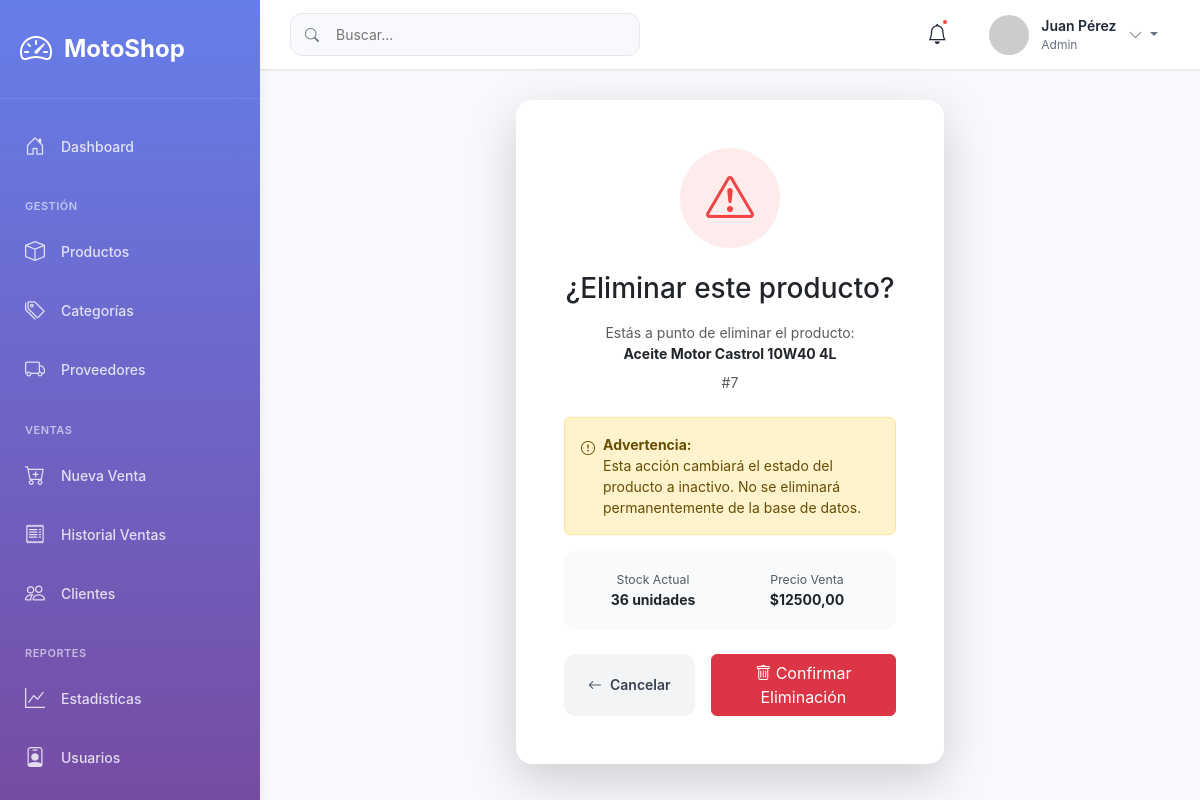
The app's page /inventario/productos/eliminar/8/ (signed in) with its own data.
### apps/inventario/models.py (models this page shows, shortened)
class Producto(models.Model):
    codigo = models.IntegerField(unique=True)
    descripcion = models.TextField(blank=True, null=True)
    precio_costo = models.DecimalField(max_digits=10, decimal_places=2)
    precio_venta = models.DecimalField(max_digits=10, decimal_places=2)
    stock = models.IntegerField(default=0)
    stock_minimo = models.IntegerField(default=5, help_text='Stock mínimo para alertas')
    categoria = models.ForeignKey(Categoria, on_delete=models.SET_NULL, null=True, blank=True)
    proveedor = models.ForeignKey(Proveedor, on_delete=models.SET_NULL, null=True, blank=True)
    estado = models.IntegerField(default=1)
    class Meta:
        db_table = 'productos'
        verbose_name = 'Producto'
        verbose_name_plural = 'Productos'

### apps/inventario/views.py (the view)
# urls.py: path('productos/eliminar/<int:pk>/', views.eliminar_producto, name='eliminar_producto'),
@login_required
def eliminar_producto(request, pk):
    producto = get_object_or_404(Producto, pk=pk)
    if request.method == 'POST':
        producto.estado = 0
        producto.save()
        messages.success(request, f'Producto "{producto.descripcion}" eliminado exitosamente.')
        return redirect('lista_productos')
    return render(request, 'inventario/eliminar_producto.html', {'producto': producto})

### templates/inventario/eliminar_producto.html (shortened to what this page needs)
{% extends 'base.html' %}
{% block content %}
<div class="row justify-content-center">
    <div class="col-md-6">
        <div class="card shadow-lg border-0">
            <div class="card-body p-5 text-center">
                <div class="delete-icon-large mb-4">
                    <i class="bi bi-exclamation-triangle"></i>
                </div>
                <h3 class="mb-3">¿Eliminar este producto?</h3>
                <p class="text-muted mb-4">
                    Estás a punto de eliminar el producto:<br>
                    <strong class="text-dark">{{ producto.descripcion }}</strong><br>
                    <span class="code-badge mt-2 d-inline-block">#{{ producto.codigo }}</span>
                </p>
                <div class="alert alert-warning d-flex align-items-start text-start">
                    <i class="bi bi-exclamation-circle me-2 mt-1"></i>
                    <div>
                        <strong>Advertencia:</strong><br>
                        Esta acción cambiará el estado del producto a inactivo.
                        No se eliminará permanentemente de la base de datos.
                    </div>
                </div>
                <div class="product-detail-box mb-4">
                    <div class="row g-3">
                        <div class="col-6">
                            <small class="text-muted d-block">Stock Actual</small>
                            <strong>{{ producto.stock }} unidades</strong>
                        </div>
                        <div class="col-6">
                            <small class="text-muted d-block">Precio Venta</small>
                            <strong>${{ producto.precio_venta }}</strong>
                        </div>
                    </div>
                </div>
                <form method="post" class="d-flex gap-3">
                    <a href="{% url 'lista_productos' %}" class="btn btn-modern flex-fill" style="background: #f3f4f6; color: #374151;">
                        <i class="bi bi-arrow-left"></i>
                        Cancelar
                    </a>
                    <button type="submit" class="btn btn-danger flex-fill">
                        <i class="bi bi-trash"></i>
                        Confirmar Eliminación
                    </button>
                </form>
            </div>
        </div>
    </div>
</div>
{% endblock %}

### templates/base.html (shortened to what this page needs)
{% load static %}
<!DOCTYPE html>
<html lang="es">
<head>
    <link href="https://cdn.jsdelivr.net/npm/bootstrap@5.3.0/dist/css/bootstrap.min.css" rel="stylesheet">
    <link rel="stylesheet" href="https://cdn.jsdelivr.net/npm/bootstrap-icons@1.10.0/font/bootstrap-icons.css">
    <link rel="stylesheet" href="{% static 'css/modern-style.css' %}">
</head>
<body>
    <aside class="sidebar">
        <div class="sidebar-header">
            <div class="logo">
                <i class="bi bi-speedometer2"></i>
                <span class="logo-text">MotoShop</span>
            </div>
        </div>
        <nav class="sidebar-nav">
            <ul class="nav-list">
                <li class="nav-item">
                    <a href="{% url 'dashboard' %}" class="nav-link">
                        <i class="bi bi-house-door"></i>
                        <span>Dashboard</span>
                    </a>
                </li>
                <li class="nav-section">GESTIÓN</li>
                <li class="nav-item">
                    <a href="{% url 'lista_productos' %}" class="nav-link">
                        <i class="bi bi-box"></i>
                        <span>Productos</span>
                    </a>
                </li>
                <li class="nav-item">
                    <a href="{% url 'lista_categorias' %}" class="nav-link">
                        <i class="bi bi-tags"></i>
                        <span>Categorías</span>
                    </a>
                </li>
                <li class="nav-item">
                    <a href="{% url 'lista_proveedores' %}" class="nav-link">
                        <i class="bi bi-truck"></i>
                        <span>Proveedores</span>
                    </a>
                </li>
                <li class="nav-section">VENTAS</li>
                <li class="nav-item">
                    <a href="{% url 'crear_venta' %}" class="nav-link">
                        <i class="bi bi-cart-plus"></i>
                        <span>Nueva Venta</span>
                    </a>
                </li>
                <li class="nav-item">
                    <a href="{% url 'lista_ventas' %}" class="nav-link">
                        <i class="bi bi-receipt"></i>
                        <span>Historial Ventas</span>
                    </a>
                </li>
                <li class="nav-item">
                    <a href="{% url 'lista_clientes' %}" class="nav-link">
                        <i class="bi bi-people"></i>
                        <span>Clientes</span>
                    </a>
                </li>
                <li class="nav-section">REPORTES</li>
                <li class="nav-item">
                    <a href="{% url 'reportes' %}" class="nav-link">
                        <i class="bi bi-graph-up"></i>
                        <span>Estadísticas</span>
                    </a>
                </li>
                <li class="nav-item">
                    <a href="{% url 'lista_usuarios' %}" class="nav-link">
                        <i class="bi bi-person-badge"></i>
                        <span>Usuarios</span>
                    </a>
                </li>
            </ul>
        </nav>
    </aside>
    <main class="main-content">
        <nav class="top-nav">
            <div class="top-nav-left">
                <div class="search-box">
                    <i class="bi bi-search"></i>
                    <input type="text" placeholder="Buscar..." class="search-input">
                </div>
            </div>
            <div class="top-nav-right">
                <button class="icon-btn notification-btn">
                    <i class="bi bi-bell"></i>
                    <span class="badge-dot"></span>
                </button>
                <div class="user-menu">
                    <div class="user-avatar">
                        <img src="https://ui-avatars.com/api/?name={{ user.first_name }}+{{ user.last_name }}&background=667eea&color=fff" alt="User">
                    </div>
                    <div class="user-info">
                        <span class="user-name">{{ user.first_name }} {{ user.last_name }}</span>
                        <span class="user-role">{{ user.perfil.rol.tipo|default:"Admin" }}</span>
                    </div>
                    <div class="dropdown">
                        <button class="dropdown-toggle" type="button" data-bs-toggle="dropdown">
                            <i class="bi bi-chevron-down"></i>
                        </button>
                    </div>
                </div>
            </div>
        </nav>
        <div class="page-content">
            {% block content %}{% endblock %}
        </div>
    </main>
</body>
</html>

### static/css/modern-style.css (style rules this page uses)
:root { --primary-color: #667eea; --secondary-color: #764ba2; --success-color: #10b981; --danger-color: #ef4444; --warning-color: #f59e0b; --info-color: #3b82f6; --sidebar-width: 260px; --sidebar-collapsed-width: 70px; --topnav-height: 70px; --bg-primary: #f8f9fc; --bg-secondary: #ffffff; --text-primary: #1f2937; --text-secondary: #6b7280; --border-color: #e5e7eb; --shadow-sm: 0 1px 2px 0 rgba(0, 0, 0, 0.05); --shadow-md: 0 4px 6px -1px rgba(0, 0, 0, 0.1); --shadow-lg: 0 10px 15px -3px rgba(0, 0, 0, 0.1); }
* { margin: 0; padding: 0; box-sizing: border-box; }
body { font-family: 'Inter', -apple-system, BlinkMacSystemFont, 'Segoe UI', Roboto, sans-serif; background-color: var(--bg-primary); color: var(--text-primary); font-size: 14px; line-height: 1.5; }
.sidebar { position: fixed; left: 0; top: 0; bottom: 0; width: var(--sidebar-width); background: linear-gradient(180deg, #667eea 0%, #764ba2 100%); color: white; z-index: 1000; transition: all 0.3s ease; overflow-y: auto; box-shadow: var(--shadow-lg); }
.sidebar-header { padding: 25px 20px; border-bottom: 1px solid rgba(255, 255, 255, 0.1); }
.logo { display: flex; align-items: center; gap: 12px; font-size: 24px; font-weight: 700; }
.logo i { font-size: 32px; }
.sidebar-nav { padding: 20px 0; }
.nav-list { list-style: none; padding: 0 10px; }
.nav-section { padding: 20px 15px 10px; font-size: 11px; font-weight: 600; text-transform: uppercase; letter-spacing: 0.5px; color: rgba(255, 255, 255, 0.6); }
.nav-item { margin-bottom: 5px; }
.nav-link { display: flex; align-items: center; gap: 12px; padding: 12px 15px; color: rgba(255, 255, 255, 0.8); text-decoration: none; border-radius: 10px; transition: all 0.3s ease; font-weight: 500; }
.nav-link i { font-size: 20px; width: 24px; }
.main-content { margin-left: var(--sidebar-width); min-height: 100vh; transition: margin-left 0.3s ease; }
.top-nav { position: sticky; top: 0; height: var(--topnav-height); background: white; border-bottom: 1px solid var(--border-color); display: flex; align-items: center; justify-content: space-between; padding: 0 30px; z-index: 100; box-shadow: var(--shadow-sm); }
.top-nav-left { display: flex; align-items: center; gap: 20px; }
.search-box { position: relative; width: 350px; }
.search-box i { position: absolute; left: 15px; top: 50%; transform: translateY(-50%); color: var(--text-secondary); }
.search-input { width: 100%; padding: 10px 15px 10px 45px; border: 1px solid var(--border-color); border-radius: 12px; background: var(--bg-primary); font-size: 14px; transition: all 0.3s; }
.top-nav-right { display: flex; align-items: center; gap: 20px; }
.icon-btn { position: relative; background: none; border: none; font-size: 20px; color: var(--text-primary); cursor: pointer; padding: 10px; border-radius: 10px; transition: all 0.3s; }
.badge-dot { position: absolute; top: 8px; right: 8px; width: 8px; height: 8px; background: var(--danger-color); border-radius: 50%; border: 2px solid white; }
.user-menu { display: flex; align-items: center; gap: 12px; padding: 8px 12px; border-radius: 12px; cursor: pointer; transition: all 0.3s; }
.user-avatar { width: 40px; height: 40px; border-radius: 50%; overflow: hidden; }
.user-avatar img { width: 100%; height: 100%; object-fit: cover; }
.user-info { display: flex; flex-direction: column; }
.user-name { font-weight: 600; font-size: 14px; color: var(--text-primary); }
.user-role { font-size: 12px; color: var(--text-secondary); }
.dropdown-toggle { background: none; border: none; color: var(--text-secondary); cursor: pointer; }
.page-content { padding: 30px; }
.card { background: white; border: none; border-radius: 16px; box-shadow: var(--shadow-sm); margin-bottom: 24px; transition: all 0.3s; }
.card-body { padding: 24px; }
.btn-modern { padding: 12px 24px; border-radius: 12px; font-weight: 600; font-size: 14px; border: none; cursor: pointer; transition: all 0.3s; display: inline-flex; align-items: center; gap: 8px; }
.card { animation: fadeInUp 0.5s ease; }

### templates/inventario/eliminar_producto.html (style rules this page uses)
.delete-icon-large { width: 100px; height: 100px; background: rgba(239, 68, 68, 0.1); border-radius: 50%; display: flex; align-items: center; justify-content: center; margin: 0 auto; font-size: 48px; color: #ef4444; }
.product-detail-box { background: #f9fafb; border-radius: 12px; padding: 20px; }

### records on screen
Producto: descripcion "Aceite Motor Castrol 10W40 4L", codigo "7", stock "36", precio_venta "12500,00"

### other values on screen
{{ user.first_name }} "Juan"
{{ user.last_name }} "Pérez"
{{ user.perfil.rol.tipo|default:"Admin" }} "Admin"
